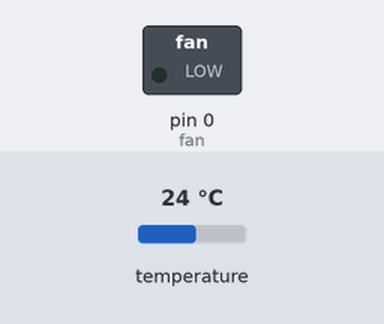
This sketch was run on a simulated Arduino Uno, built with avr-gcc and run on an emulated ATmega328P. Shown: switched loads named in the sketch (green lamp = pin HIGH). Inputs (shaded band) come from the test bench; at power-on: temperature 24 °C.

Above: at 2.2 s.
2.3 s: temperature set to 25.4 °C
7.3 s: temperature set to 26.6 °C
At 10.3 s:
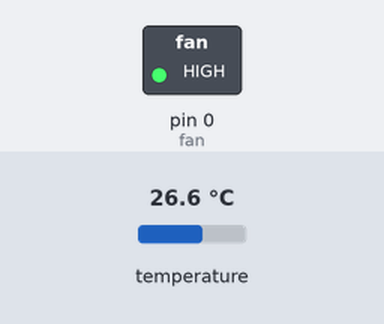
12.3 s: temperature set to 12 °C
At 14.4 s:
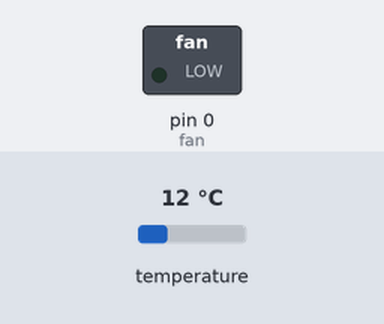
17.3 s: temperature set to 28 °C
At 22.5 s:
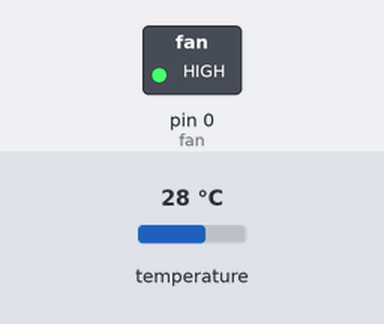
Timing chart, 0 to 23.6 s (numbered marks = the images above; inputs shaded):
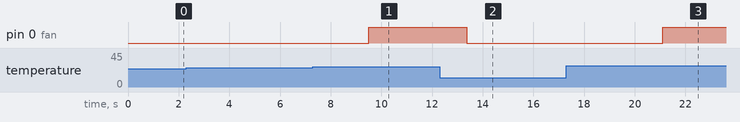

The sketch:

CrateFanController.ino
```cpp
/*
* Crate Fan Controller V1
* Chris Loidolt, 2017
*/
#include <DallasTemperature.h>
#include <OneWire.h>

// DS18B20 setup
#define ONE_WIRE_BUS 3
OneWire ds(ONE_WIRE_BUS);
DallasTemperature sensors(&ds);

// Fan Pin
int fan = 0;

float idealTemp = 26;


void setup(){
  delay(1000);

  pinMode(fan, OUTPUT);

  sensors.begin();
}


void loop(){

 sensors.requestTemperatures(); // Send the command to get temperature reading

 if(sensors.getTempCByIndex(0) > idealTemp )
    {
      digitalWrite(fan, HIGH);
      delay(100);
    }
else
    {
      analogWrite(fan, LOW);
      delay(100);
    }
  delay(3000);
}
```

Measured:
- the behaviour switches between 26 and 26.1 °C on temperature (found by bisection; images 0 and 1)
- after the input at 2.3 s, every drawn part: stays the same
- after the input at 7.3 s, pin 0 (fan): LOW → HIGH after 2.2 s
- after the input at 12.3 s, pin 0 (fan): HIGH → LOW after 1.1 s
- after the input at 17.3 s, pin 0 (fan): LOW → HIGH after 3.8 s
